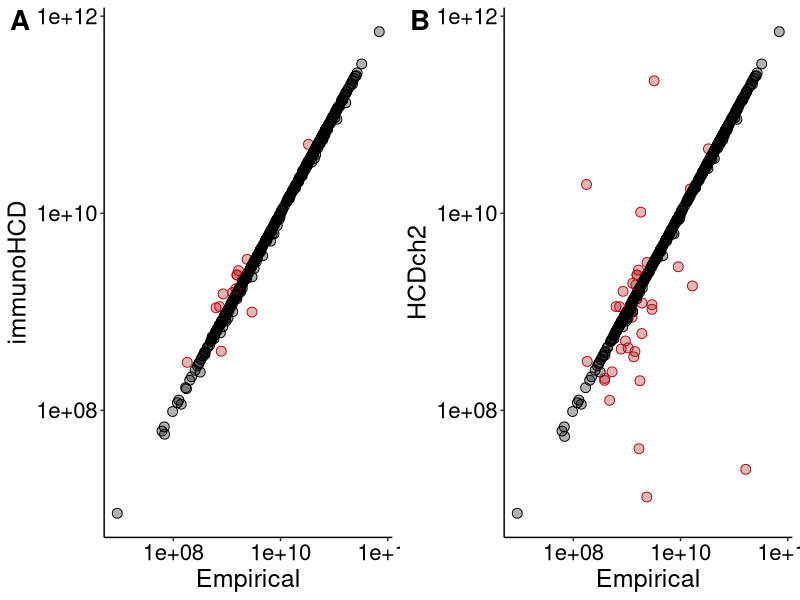
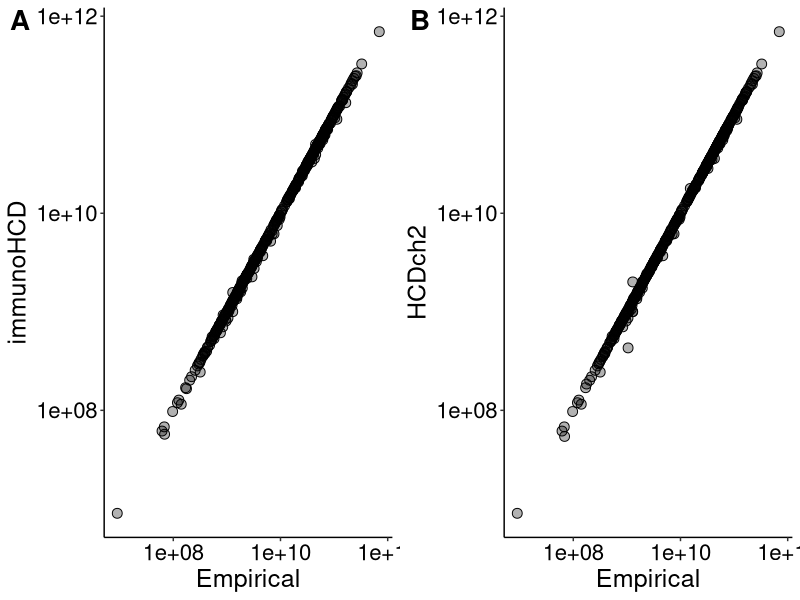
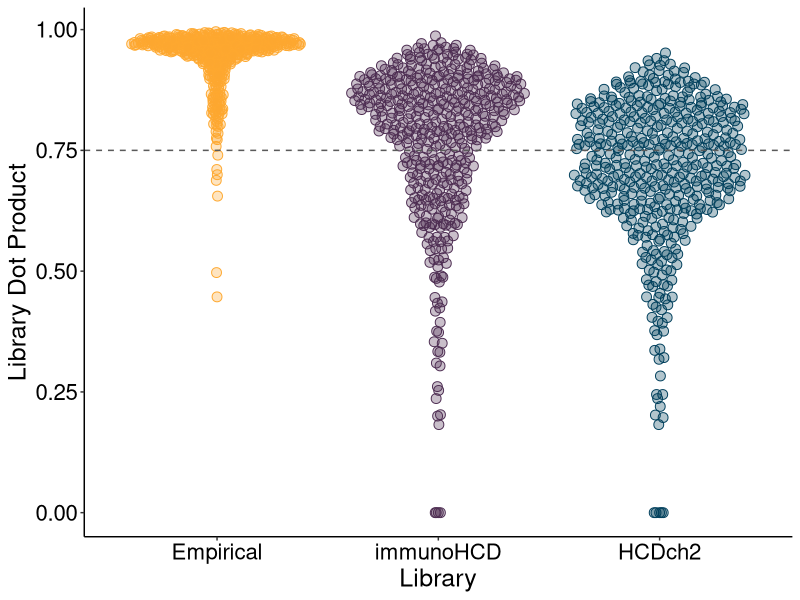
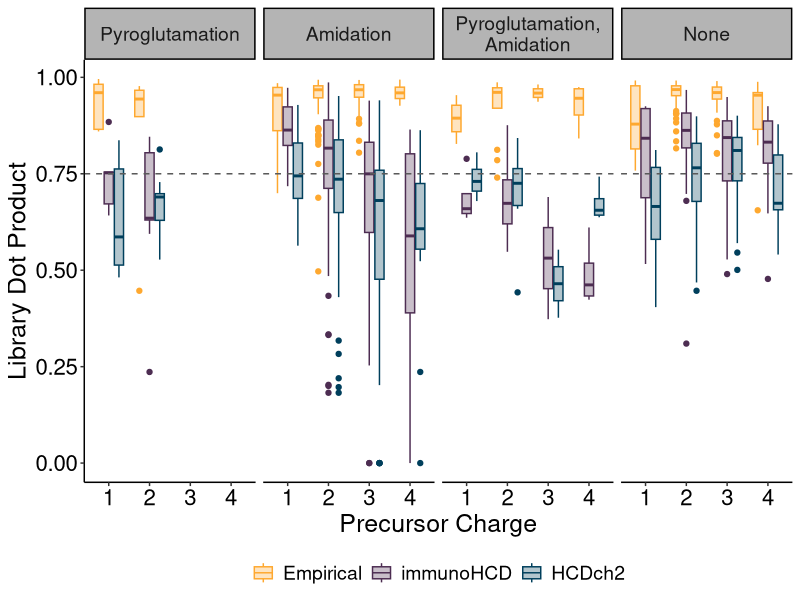

Reproduce these figures in R, in order.
## ---- chunk 1
#| warning: false

library(tidyverse)
library(ggpubr)
library(ggbeeswarm)
## ---- chunk 2
#| warning: false
#| code-fold: true
#| code-summary: "Show code"
#| fig-asp: 0.5
#| fig-width: 8.2
#| label: fig-peak_pick_noncorr
#| fig-cap: "MS1 areas under the curve of individual identified neuropeptide ions in the _C. elegans_ neuropeptide PRM dataset, all peak-picked automatically by the Skyline algorithm. **(A)** shows AUCs from the PRM data analyzed with the empirical versus immunoHCD spectral library, and **(B)** shows the Empirical versus HCDch2 spectral library. Both axes are on a log~10~ scale. Red dots are ions where the ratio of the two AUCs $(\\frac{AUC_{Empirical}}{AUC_{MS2PIP}})$ is lower than 0.95 or higher than 1.3."

#Reading in the csv file containing the different AUCs of individual peptides, analyzed with the three different spectral library.
df_noncorr <- read_csv("Empirical-immunoHCD-HCDch2.csv")

#Plot AUCs of data analyzed with the empirical versus immunoHCD library.
Emp_immuno <- ggplot(df_noncorr) +
  geom_point(aes(x = `Total Area MS1_Empirical`,
                 y = `Total Area MS1_immunoHCD`,
                 color = (`Total Area MS1_Empirical`/`Total Area MS1_immunoHCD`) < 0.95 | (`Total Area MS1_Empirical`/`Total Area MS1_immunoHCD`) > 1.3,
                 fill = (`Total Area MS1_Empirical`/`Total Area MS1_immunoHCD`) < 0.95 | (`Total Area MS1_Empirical`/`Total Area MS1_immunoHCD`) > 1.3), pch = 21, size = 3, show.legend = F) +
  scale_x_continuous(name = "Empirical", trans = "log10") +
  scale_y_continuous(name = "immunoHCD", trans = "log10") +
  scale_color_manual(values = c("#000000", "#A50F15")) +
  scale_fill_manual(values = c("#0000004D", "#A50F154D")) +
  theme_classic() +
  theme(axis.title = element_text(size = 18),
        axis.text = element_text(size = 16, color = "black"))

#Plot AUCs of data analyzed with the empirical versus HCDch2 library.
Emp_HCDch2 <- ggplot(df_noncorr) +
  geom_point(aes(x = `Total Area MS1_Empirical`,
                 y = `Total Area MS1_HCDch2`,
                 color = (`Total Area MS1_Empirical`/`Total Area MS1_HCDch2`) < 0.95 | (`Total Area MS1_Empirical`/`Total Area MS1_HCDch2`) > 1.3,
                 fill = (`Total Area MS1_Empirical`/`Total Area MS1_HCDch2`) < 0.95 | (`Total Area MS1_Empirical`/`Total Area MS1_HCDch2`) > 1.3), pch = 21, size = 3, show.legend = F) +
  scale_x_continuous(name = "Empirical", trans = "log10") +
  scale_y_continuous(name = "HCDch2", trans = "log10") +
  scale_color_manual(values = c("#000000", "#A50F15")) +
  scale_fill_manual(values = c("#0000004D", "#A50F154D")) +
  theme_classic() +
    theme(axis.title = element_text(size = 18),
        axis.text = element_text(size = 16, color = "black"))

#Arrange plots.
ggarrange(Emp_immuno, Emp_HCDch2, ncol = 2, nrow = 1, labels = c("A", "B"), font.label = list(size = 20))
## ---- chunk 3
#| warning: false
#| code-fold: true
#| code-summary: "Show code"
#| fig-asp: 0.5
#| fig-width: 8.2
#| label: fig-peak_pick_corr
#| fig-cap: "MS1 areas under the curve of individual identified neuropeptide ions in the _C. elegans_ neuropeptide PRM dataset, manually corrected after automatic peak picking by the Skyline algorithm. **(A)** shows AUCs from the PRM data analyzed with the empirical versus immunoHCD spectral library, and **(B)** shows the Empirical versus HCDch2 spectral library. Both axes are on a log~10~ scale."



#Reading in the csv file containing the different AUCs of individual peptides, analyzed with the three different spectral library - MS1 integration windows corrected.
df_corr <- read_csv("Empirical-immunoHCD-HCDch2_MS1_corrected.csv")

#Plot AUCs of data analyzed with the empirical versus immunoHCD library.
Emp_immuno_corr <- ggplot(df_corr) +
  geom_point(aes(x = `Total Area MS1_Empirical`,
                 y = `Total Area MS1_immunoHCD`),
             pch = 21, fill = "#0000004D", size = 3, show.legend = F) +
  scale_x_continuous(name = "Empirical", trans = "log10") +
  scale_y_continuous(name = "immunoHCD", trans = "log10") +
  theme_classic() +
  theme(axis.title = element_text(size = 18),
        axis.text = element_text(size = 16, color = "black"))

#Plot AUCs of data analyzed with the empirical versus HCDch2 library.
Emp_HCDch2_corr <- ggplot(df_corr) +
  geom_point(aes(x = `Total Area MS1_Empirical`,
                 y = `Total Area MS1_HCDch2`),
             pch = 21, fill = "#0000004D", size = 3, show.legend = F) +
  scale_x_continuous(name = "Empirical", trans = "log10") +
  scale_y_continuous(name = "HCDch2", trans = "log10") +
  theme_classic() +
  theme(axis.title = element_text(size = 18),
        axis.text = element_text(size = 16, color = "black"))

#Arrange plots.
ggarrange(Emp_immuno_corr, Emp_HCDch2_corr, ncol = 2, nrow = 1, labels = c("A", "B"), font.label = list(size = 20))
## ---- chunk 4
#| warning: false
#| code-fold: true
#| code-summary: "Show code"
#| label: fig-dotp
#| fig-cap: "Dotp values for the PRM dataset analyzed with the three different spectral libraries. Grey line denotes the quality cut-off at 0.75."

#Transform dataframe containing dotp values into long format.
df_corr_long <- df_corr %>%
  pivot_longer(cols = c(4:12), names_sep = "_", names_to = c("Metric", "Library"), values_to = "Value") %>%
  pivot_wider(names_from = Metric, values_from = Value)

df_corr_long$Library <- factor(df_corr_long$Library, levels = c("Empirical", "immunoHCD", "HCDch2"))

#Plot dotp values for all ions, per library used.
ggplot(df_corr_long) +
  geom_quasirandom(aes(x = Library, y = `Library Dot Product`, color = Library, fill = Library), pch = 21, size = 3, show.legend = F) +
  geom_hline(yintercept = 0.75, lty = 2, color = "#5A5A5A") +
  scale_color_manual(values = c("#FEA82F", "#4D2D52", "#003f5c")) +
  scale_fill_manual(values = c("#FEA82F4D", "#4D2D524D", "#003f5c4D")) +
  theme_classic() +
  theme(axis.title = element_text(size = 18),
        axis.text = element_text(size = 16, color = "black"))
## ---- chunk 5
#| warning: false
#| code-fold: true
#| code-summary: "Show code"
#| fig-asp: 0.75
#| label: fig-dotp_charge_ptm
#| fig-cap: "Dotp values for the PRM dataset analyzed with the three different spectral libraries, split for precursor charge and post-translational modification"

#Set factors.
df_corr_long$`Precursor Charge` <- as.factor(df_corr_long$`Precursor Charge`)
df_corr_long$`PTM` <- factor(df_corr_long$`PTM`, levels = c("Pyroglutamation", "Amidation", "Pyroglutamation,\nAmidation", "None"))


#Create plot split by charge and PTM.
ggplot(df_corr_long) +
  facet_grid(.~PTM) +
  geom_boxplot(aes(x = `Precursor Charge`, y = `Library Dot Product`, color = Library, fill = Library)) +
  geom_hline(yintercept = 0.75, lty = 2, color = "#5A5A5A") +
  scale_color_manual(values = c("#FEA82F", "#4D2D52", "#003f5c")) +
  scale_fill_manual(values = c("#FEA82F4D", "#4D2D524D", "#003f5c4D")) +
  theme_classic() +
  theme(axis.text = element_text(color = "black", size = 16),
        axis.title = element_text(size = 18),
        legend.text = element_text(size = 14),
        legend.title = element_blank(), 
        legend.position = "bottom", 
        strip.text = element_text(size = 14),
        strip.background = element_rect(fill = "#B4B4B4"))
